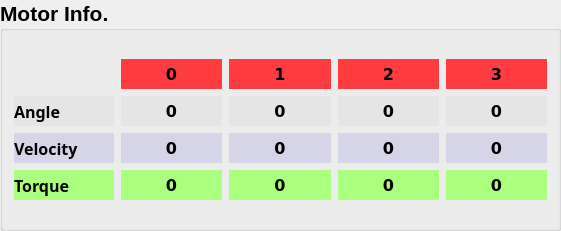
      <widget class="QGroupBox" name="groupBox_3">
       <property name="geometry">
        <rect>
         <x>30</x>
         <y>10</y>
         <width>561</width>
         <height>231</height>
        </rect>
       </property>
       <property name="font">
        <font>
         <pointsize>16</pointsize>
         <weight>75</weight>
         <bold>true</bold>
        </font>
       </property>
       <property name="title">
        <string>Motor Info.</string>
       </property>
       <layout class="QGridLayout" name="gridLayout_3">
        <item row="0" column="0">
         <layout class="QGridLayout" name="grid_Wheel_Info">
          <property name="spacing">
           <number>7</number>
          </property>
          <item row="2" column="2">
           <widget class="QLabel" name="ScaraArm_label_PresentVelocity_2">
            <property name="font">
             <font>
              <family>Bitstream Vera Sans</family>
              <pointsize>12</pointsize>
              <weight>75</weight>
              <italic>false</italic>
              <bold>true</bold>
             </font>
            </property>
            <property name="styleSheet">
             <string notr="true">background-color: rgb(214, 212, 231)</string>
            </property>
            <property name="text">
             <string>0</string>
            </property>
            <property name="alignment">
             <set>Qt::AlignCenter</set>
            </property>
           </widget>
          </item>
          <item row="1" column="4">
           <widget class="QLabel" name="ScaraArm_label_PresentAngle_4">
            <property name="font">
             <font>
              <family>Bitstream Vera Sans</family>
              <pointsize>12</pointsize>
              <weight>75</weight>
              <italic>false</italic>
              <bold>true</bold>
             </font>
            </property>
            <property name="styleSheet">
             <string notr="true">background-color: rgb(229, 229, 229)</string>
            </property>
            <property name="text">
             <string>0</string>
            </property>
            <property name="alignment">
             <set>Qt::AlignCenter</set>
            </property>
           </widget>
          </item>
          <item row="1" column="0">
           <widget class="QLabel" name="ScaraArm_label_title_Angle">
            <property name="minimumSize">
             <size>
              <width>0</width>
              <height>30</height>
             </size>
            </property>
            <property name="maximumSize">
             <size>
              <width>100</width>
              <height>30</height>
             </size>
            </property>
            <property name="font">
             <font>
              <family>微軟正黑體</family>
              <pointsize>12</pointsize>
              <weight>75</weight>
              <bold>true</bold>
             </font>
            </property>
            <property name="styleSheet">
             <string notr="true">background-color: rgb(229, 229, 229)</string>
            </property>
            <property name="text">
             <string>Angle</string>
            </property>
           </widget>
          </item>
          <item row="3" column="0">
           <widget class="QLabel" name="ScaraArm_label_title_Torque">
            <property name="minimumSize">
             <size>
              <width>0</width>
              <height>30</height>
             </size>
            </property>
            <property name="maximumSize">
             <size>
              <width>100</width>
              <height>30</height>
             </size>
            </property>
            <property name="font">
             <font>
              <family>微軟正黑體</family>
              <pointsize>12</pointsize>
              <weight>75</weight>
              <bold>true</bold>
             </font>
            </property>
            <property name="styleSheet">
             <string notr="true">background-color: rgb(170, 255, 127);</string>
            </property>
            <property name="text">
             <string>Torque</string>
            </property>
           </widget>
          </item>
          <item row="0" column="4">
           <widget class="QLabel" name="ScaraArm_label_ID_4">
            <property name="minimumSize">
             <size>
              <width>0</width>
              <height>30</height>
             </size>
            </property>
            <property name="maximumSize">
             <size>
              <width>120</width>
              <height>30</height>
             </size>
            </property>
            <property name="font">
             <font>
              <family>Bitstream Vera Sans</family>
              <pointsize>12</pointsize>
              <weight>75</weight>
              <bold>true</bold>
             </font>
            </property>
            <property name="styleSheet">
             <string notr="true">background-color :rgb(255, 60, 63)</string>
            </property>
            <property name="text">
             <string>3</string>
            </property>
            <property name="alignment">
             <set>Qt::AlignCenter</set>
            </property>
           </widget>
          </item>
          <item row="2" column="0">
           <widget class="QLabel" name="ScaraArm_label_title_Velocity">
            <property name="minimumSize">
             <size>
              <width>0</width>
              <height>30</height>
             </size>
            </property>
            <property name="maximumSize">
             <size>
              <width>100</width>
              <height>30</height>
             </size>
            </property>
            <property name="font">
             <font>
              <family>微軟正黑體</family>
              <pointsize>12</pointsize>
              <weight>75</weight>
              <bold>true</bold>
             </font>
            </property>
            <property name="styleSheet">
             <string notr="true">background-color: rgb(214, 212, 231)</string>
            </property>
            <property name="text">
             <string>Velocity</string>
            </property>
           </widget>
          </item>
          <item row="0" column="1">
           <widget class="QLabel" name="ScaraArm_label_ID">
            <property name="minimumSize">
             <size>
              <width>0</width>
              <height>30</height>
             </size>
            </property>
            <property name="maximumSize">
             <size>
              <width>120</width>
              <height>30</height>
             </size>
            </property>
            <property name="font">
             <font>
              <family>Bitstream Vera Sans</family>
              <pointsize>12</pointsize>
              <weight>75</weight>
              <bold>true</bold>
             </font>
            </property>
            <property name="styleSheet">
             <string notr="true">background-color :rgb(255, 60, 63)</string>
            </property>
            <property name="text">
             <string>0</string>
            </property>
            <property name="alignment">
             <set>Qt::AlignCenter</set>
            </property>
           </widget>
          </item>
          <item row="0" column="3">
           <widget class="QLabel" name="ScaraArm_label_ID_3">
            <property name="minimumSize">
             <size>
              <width>0</width>
              <height>30</height>
             </size>
            </property>
            <property name="maximumSize">
             <size>
              <width>120</width>
              <height>30</height>
             </size>
            </property>
            <property name="font">
             <font>
              <family>Bitstream Vera Sans</family>
              <pointsize>12</pointsize>
              <weight>75</weight>
              <bold>true</bold>
             </font>
            </property>
            <property name="styleSheet">
             <string notr="true">background-color :rgb(255, 60, 63)</string>
            </property>
            <property name="text">
             <string>2</string>
            </property>
            <property name="alignment">
             <set>Qt::AlignCenter</set>
            </property>
           </widget>
          </item>
          <item row="0" column="2">
           <widget class="QLabel" name="ScaraArm_label_ID_2">
            <property name="minimumSize">
             <size>
              <width>0</width>
              <height>30</height>
             </size>
            </property>
            <property name="maximumSize">
             <size>
              <width>120</width>
              <height>30</height>
             </size>
            </property>
            <property name="font">
             <font>
              <family>Bitstream Vera Sans</family>
              <pointsize>12</pointsize>
              <weight>75</weight>
              <bold>true</bold>
             </font>
            </property>
            <property name="styleSheet">
             <string notr="true">background-color :rgb(255, 60, 63)</string>
            </property>
            <property name="text">
             <string>1</string>
            </property>
            <property name="alignment">
             <set>Qt::AlignCenter</set>
            </property>
           </widget>
          </item>
          <item row="1" column="3">
           <widget class="QLabel" name="ScaraArm_label_PresentAngle_3">
            <property name="font">
             <font>
              <family>Bitstream Vera Sans</family>
              <pointsize>12</pointsize>
              <weight>75</weight>
              <italic>false</italic>
              <bold>true</bold>
             </font>
            </property>
            <property name="styleSheet">
             <string notr="true">background-color: rgb(229, 229, 229)</string>
            </property>
            <property name="text">
             <string>0</string>
            </property>
            <property name="alignment">
             <set>Qt::AlignCenter</set>
            </property>
           </widget>
          </item>
          <item row="1" column="1">
           <widget class="QLabel" name="ScaraArm_label_PresentAngle">
            <property name="font">
             <font>
              <family>Bitstream Vera Sans</family>
              <pointsize>12</pointsize>
              <weight>75</weight>
              <italic>false</italic>
              <bold>true</bold>
             </font>
            </property>
            <property name="styleSheet">
             <string notr="true">background-color: rgb(229, 229, 229)</string>
            </property>
            <property name="text">
             <string>0</string>
            </property>
            <property name="alignment">
             <set>Qt::AlignCenter</set>
            </property>
           </widget>
          </item>
          <item row="2" column="4">
           <widget class="QLabel" name="ScaraArm_label_PresentVelocity_4">
            <property name="font">
             <font>
              <family>Bitstream Vera Sans</family>
              <pointsize>12</pointsize>
              <weight>75</weight>
              <italic>false</italic>
              <bold>true</bold>
             </font>
            </property>
            <property name="styleSheet">
             <string notr="true">background-color: rgb(214, 212, 231)</string>
            </property>
            <property name="text">
             <string>0</string>
            </property>
            <property name="alignment">
             <set>Qt::AlignCenter</set>
            </property>
           </widget>
          </item>
          <item row="1" column="2">
           <widget class="QLabel" name="ScaraArm_label_PresentAngle_2">
            <property name="font">
             <font>
              <family>Bitstream Vera Sans</family>
              <pointsize>12</pointsize>
              <weight>75</weight>
              <italic>false</italic>
              <bold>true</bold>
             </font>
            </property>
            <property name="styleSheet">
             <string notr="true">background-color: rgb(229, 229, 229)</string>
            </property>
            <property name="text">
             <string>0</string>
            </property>
            <property name="alignment">
             <set>Qt::AlignCenter</set>
            </property>
           </widget>
          </item>
          <item row="2" column="3">
           <widget class="QLabel" name="ScaraArm_label_PresentVelocity_3">
            <property name="font">
             <font>
              <family>Bitstream Vera Sans</family>
              <pointsize>12</pointsize>
              <weight>75</weight>
              <italic>false</italic>
              <bold>true</bold>
             </font>
            </property>
            <property name="styleSheet">
             <string notr="true">background-color: rgb(214, 212, 231)</string>
            </property>
            <property name="text">
             <string>0</string>
            </property>
            <property name="alignment">
             <set>Qt::AlignCenter</set>
            </property>
           </widget>
          </item>
          <item row="3" column="2">
           <widget class="QLabel" name="ScaraArm_label_PresentTorque_2">
            <property name="font">
             <font>
              <family>Bitstream Vera Sans</family>
              <pointsize>12</pointsize>
              <weight>75</weight>
              <italic>false</italic>
              <bold>true</bold>
             </font>
            </property>
            <property name="styleSheet">
             <string notr="true">background-color: rgb(170, 255, 127);</string>
            </property>
            <property name="text">
             <string>0</string>
            </property>
            <property name="alignment">
             <set>Qt::AlignCenter</set>
            </property>
           </widget>
          </item>
          <item row="3" column="3">
           <widget class="QLabel" name="ScaraArm_label_PresentTorque_3">
            <property name="font">
             <font>
              <family>Bitstream Vera Sans</family>
              <pointsize>12</pointsize>
              <weight>75</weight>
              <italic>false</italic>
              <bold>true</bold>
             </font>
            </property>
            <property name="styleSheet">
             <string notr="true">background-color: rgb(170, 255, 127);</string>
            </property>
            <property name="text">
             <string>0</string>
            </property>
            <property name="alignment">
             <set>Qt::AlignCenter</set>
            </property>
           </widget>
          </item>
          <item row="3" column="4">
           <widget class="QLabel" name="ScaraArm_label_PresentTorque_4">
            <property name="font">
             <font>
              <family>Bitstream Vera Sans</family>
              <pointsize>12</pointsize>
              <weight>75</weight>
              <italic>false</italic>
              <bold>true</bold>
             </font>
            </property>
            <property name="styleSheet">
             <string notr="true">background-color: rgb(170, 255, 127);</string>
            </property>
            <property name="text">
             <string>0</string>
            </property>
            <property name="alignment">
             <set>Qt::AlignCenter</set>
            </property>
           </widget>
          </item>
          <item row="2" column="1">
           <widget class="QLabel" name="ScaraArm_label_PresentVelocity">
            <property name="font">
             <font>
              <family>Bitstream Vera Sans</family>
              <pointsize>12</pointsize>
              <weight>75</weight>
              <italic>false</italic>
              <bold>true</bold>
             </font>
            </property>
            <property name="styleSheet">
             <string notr="true">background-color: rgb(214, 212, 231)</string>
            </property>
            <property name="text">
             <string>0</string>
            </property>
            <property name="alignment">
             <set>Qt::AlignCenter</set>
            </property>
           </widget>
          </item>
          <item row="3" column="1">
           <widget class="QLabel" name="ScaraArm_label_PresentTorque">
            <property name="font">
             <font>
              <family>Bitstream Vera Sans</family>
              <pointsize>12</pointsize>
              <weight>75</weight>
              <italic>false</italic>
              <bold>true</bold>
             </font>
            </property>
            <property name="styleSheet">
             <string notr="true">background-color: rgb(170, 255, 127);</string>
            </property>
            <property name="text">
             <string>0</string>
            </property>
            <property name="alignment">
             <set>Qt::AlignCenter</set>
            </property>
           </widget>
          </item>
         </layout>
        </item>
       </layout>
      </widget>
